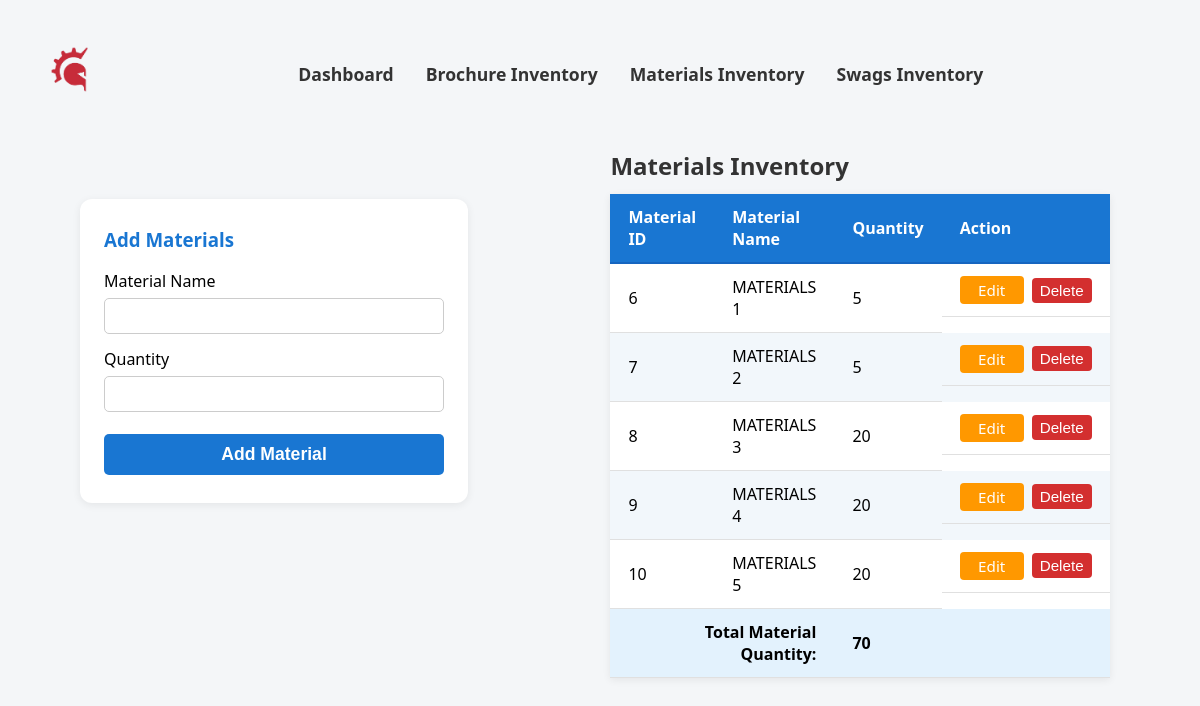
Before: /admin/marketing_inventory.php (signed in) with the older database file.
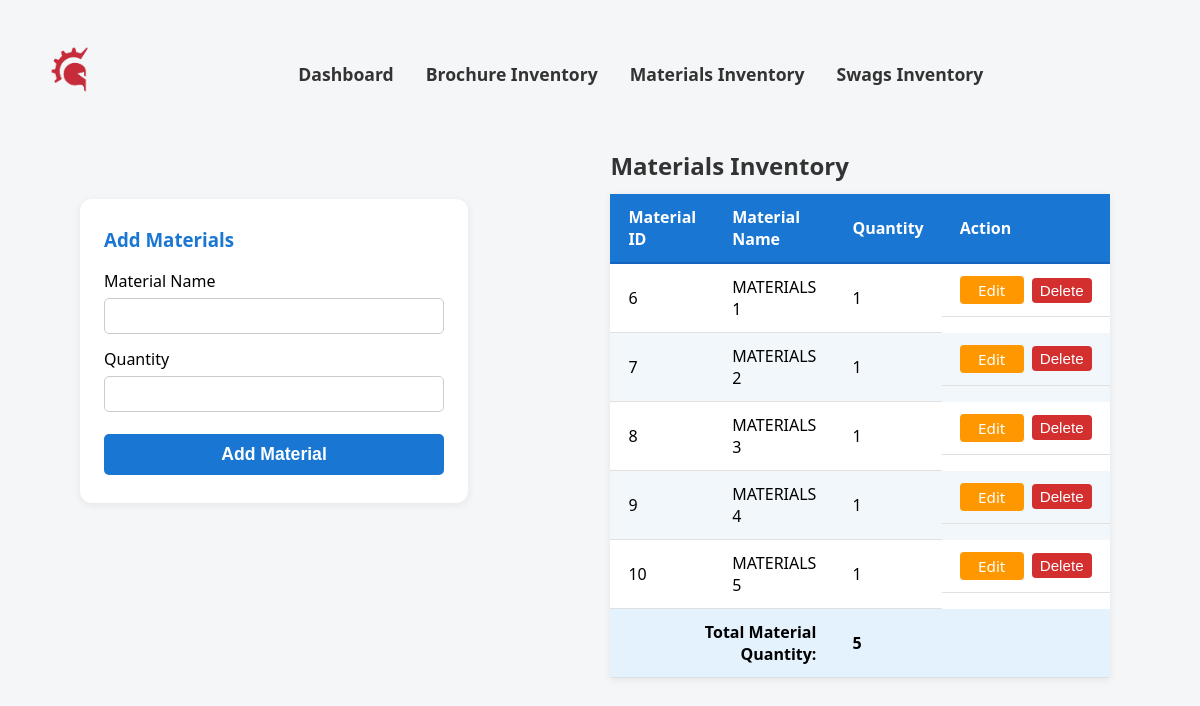
After: the same page with the newer database file.
### tables this page shows
CREATE TABLE `marketing_materials` (
  `material_id` int(11) NOT NULL,
  `material_name` varchar(100) NOT NULL,
  `quantity` int(4) NOT NULL,
  `others` text DEFAULT NULL
);

### admin/marketing_inventory.php (the view, shortened to what this page needs)
<?php
$connection = CONNECTIVITY();
$sql = "SELECT material_id, material_name, quantity FROM marketing_materials";
$result = mysqli_query($connection, $sql);
$total_material = 0;
if ($result && mysqli_num_rows($result) > 0) {
    $rows = [];
    while ($row = mysqli_fetch_assoc($result)) {
        $rows[] = $row;
        $total_material += intval($row['quantity']);
    }
}
?>
<!DOCTYPE html>
<html lang="en">
<head>
</head>
<body>
    <nav>
        <a href="admin.php"><img src="../images/images__1_-removebg-preview.png" alt="Company Logo"></a>
    <div class="nav-container">
        <a href="admin.php">Dashboard</a>
        <a href="brochure_inventory.php">Brochure Inventory</a>
        <a href="marketing_inventory.php">Materials Inventory</a>
        <a href="swags_inventory.php">Swags Inventory</a>
    </div>
    </nav>
    <div class="container-flex">
        <div class="form-card">
            <h3>Add Materials</h3>
            <form method="post" autocomplete="off">
                <label for="material_name">Material Name</label>
                <input type="text" id="material_name" name="material_name" required>
                <label for="quantity">Quantity</label>
                <input type="number" id="quantity" name="quantity" min="1" required>
                <button type="submit" name="add_materials">Add Material</button>
            </form>
        </div>
        <div style="flex:1;">
            <table>
                <caption style="caption-side:top; text-align:left; font-size:1.5rem; color:#333; margin-bottom:12px; font-weight:600;">
                    Materials Inventory
                </caption>
                <thead>
                    <tr>
                        <th>Material ID</th>
                        <th>Material Name</th>
                        <th>Quantity</th>
                        <th>Action</th>
                    </tr>
                </thead>
                <tbody>
                    <?php
                    $edit_id = isset($_GET['edit_id']) ? intval($_GET['edit_id']) : null;
                    if (!empty($rows)) {
                        foreach ($rows as $row) {
                            echo "<tr>";
                            echo "<td>{$row['material_id']}</td>";
                            echo "<td>{$row['material_name']}</td>";
                            echo "<td>";
                            if ($edit_id === intval($row['material_id'])) {
                                echo "<form method='post' style='display:inline;'>";
                                echo "<input type='hidden' name='material_id' value='{$row['material_id']}'>";
                                echo "<input type='number' name='new_quantity' value='{$row['quantity']}' min='1' required style='width:70px;'>";
                                echo "<button type='submit' name='edit_material' style='margin-left:6px;'>Save</button>";
                                echo "</form>";
                            } else {
                                echo "{$row['quantity']}";
                            }
                            echo "</td>";
                            echo "<td style='display:flex;gap:8px;align-items:center;'>";
                            if ($edit_id === intval($row['material_id'])) {
                                echo "<a href='{$_SERVER['PHP_SELF']}' class='action-btn cancel-btn'>Cancel</a>";
                            } else {
                                echo "<a href='{$_SERVER['PHP_SELF']}?edit_id={$row['material_id']}' class='action-btn edit-btn'>Edit</a>";
                            }
                            echo "<form method='post' style='display:inline;' onsubmit=\"return confirm('Are you sure you want to delete this material?');\">";
                            echo "<button type='submit' name='delete_material' class='action-btn delete-btn'>Delete</button>";
                            echo "</form>";
                            echo "</td>";
                            echo "</tr>";
                        }
                        echo "<tr style='font-weight:bold; background:#e3f2fd;'>";
                        echo "<td colspan='2' style='text-align:right;'>Total Material Quantity:</td>";
                        echo "<td>{$total_material}</td>";
                        echo "<td></td>";
                        echo "</tr>";
                    } else {
                        echo "<tr><td class='no-data' colspan='4'>No data found</td></tr>";
                    }
                    ?>
                </tbody>
            </table>
        </div>
    </div>
</body>
</html>

Changed rows visible on the page:
changed marketing_materials "MATERIALS 1": quantity "5" → "1"
changed marketing_materials "MATERIALS 2": quantity "5" → "1"
changed marketing_materials "MATERIALS 3": quantity "20" → "1"
changed marketing_materials "MATERIALS 4": quantity "20" → "1"
changed marketing_materials "MATERIALS 5": quantity "20" → "1"
Other visible differences:
$total_material: "70" → "5"
